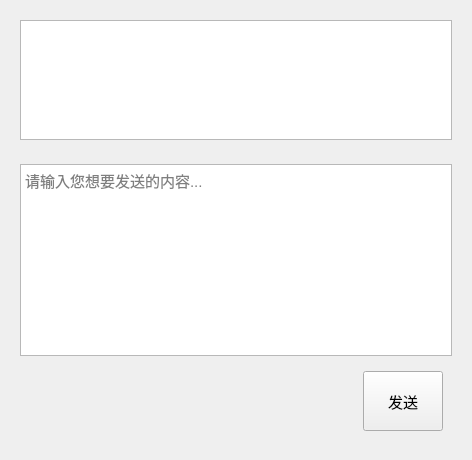
<?xml version="1.0" encoding="UTF-8"?>
<ui version="4.0">
 <class>ContactPage</class>
 <widget class="QWidget" name="ContactPage">
  <property name="geometry">
   <rect>
    <x>0</x>
    <y>0</y>
    <width>472</width>
    <height>460</height>
   </rect>
  </property>
  <property name="windowTitle">
   <string>Form</string>
  </property>
  <layout class="QVBoxLayout" name="verticalLayout">
   <item>
    <widget class="QWidget" name="widget" native="true">
     <property name="sizePolicy">
      <sizepolicy hsizetype="Preferred" vsizetype="Fixed">
       <horstretch>0</horstretch>
       <verstretch>0</verstretch>
      </sizepolicy>
     </property>
     <property name="minimumSize">
      <size>
       <width>0</width>
       <height>60</height>
      </size>
     </property>
     <layout class="QVBoxLayout" name="verticalLayout_3">
      <item>
       <widget class="QTextEdit" name="textEdit_2"/>
      </item>
     </layout>
    </widget>
   </item>
   <item>
    <widget class="QWidget" name="widget_2" native="true">
     <layout class="QVBoxLayout" name="verticalLayout_2">
      <item>
       <widget class="QTextEdit" name="textEdit">
        <property name="sizePolicy">
         <sizepolicy hsizetype="Expanding" vsizetype="Fixed">
          <horstretch>0</horstretch>
          <verstretch>0</verstretch>
         </sizepolicy>
        </property>
        <property name="maximumSize">
         <size>
          <width>16777215</width>
          <height>200</height>
         </size>
        </property>
        <property name="font">
         <font>
          <pointsize>11</pointsize>
         </font>
        </property>
        <property name="placeholderText">
         <string>请输入您想要发送的内容...</string>
        </property>
       </widget>
      </item>
      <item>
       <widget class="QWidget" name="widget_3" native="true">
        <layout class="QHBoxLayout" name="horizontalLayout">
         <item>
          <spacer name="horizontalSpacer">
           <property name="orientation">
            <enum>Qt::Horizontal</enum>
           </property>
           <property name="sizeHint" stdset="0">
            <size>
             <width>329</width>
             <height>20</height>
            </size>
           </property>
          </spacer>
         </item>
         <item>
          <widget class="QPushButton" name="pushButton">
           <property name="minimumSize">
            <size>
             <width>80</width>
             <height>60</height>
            </size>
           </property>
           <property name="font">
            <font>
             <pointsize>11</pointsize>
            </font>
           </property>
           <property name="text">
            <string>发送</string>
           </property>
          </widget>
         </item>
        </layout>
       </widget>
      </item>
     </layout>
    </widget>
   </item>
  </layout>
 </widget>
 <resources/>
 <connections/>
</ui>
